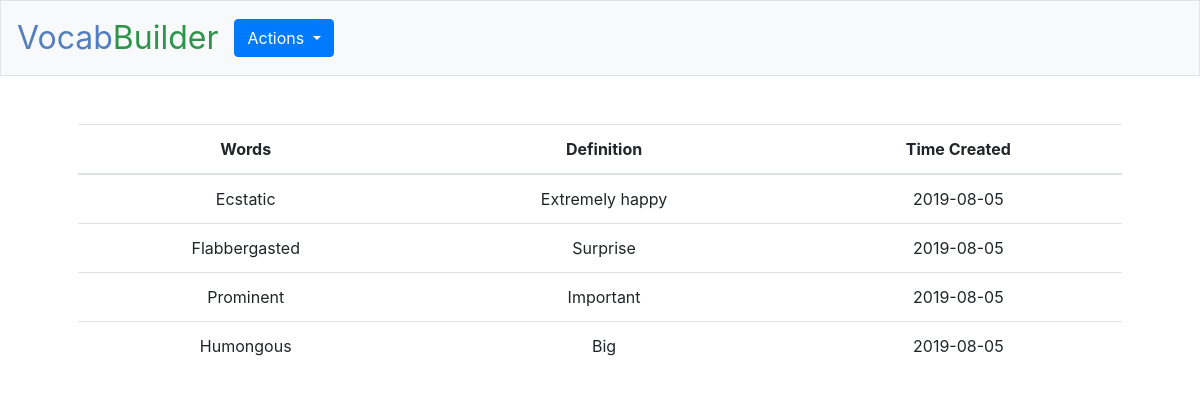
Screenshot of / (signed in) with the database file from the repository.
### tables this page shows
CREATE TABLE 'words' ('id' integer PRIMARY KEY AUTOINCREMENT NOT NULL, 'user_id' integer NOT NULL, 'word' varchar(25) NOT NULL, 'definition' text NOT NULL, 'time' date NOT NULL DEFAULT CURRENT_DATE);

### application.py (the view)
@app.route("/")
@login_required
def home():
    users = db.execute("SELECT points FROM users where user_id= :user_id", user_id = session["user_id"])
    allwords = db.execute("SELECT word, definition, time FROM words where user_id = :user_id GROUP BY id", user_id = session["user_id"])
    total = users[0]["points"]
    return render_template("home.html", allwords=allwords)

### application.py (called while the page is built)
@app.after_request
def after_request(response):
    response.headers["Cache-Control"] = "no-cache, no-store, must-revalidate"
    response.headers["Expires"] = 0
    response.headers["Pragma"] = "no-cache"
    return response

### extra.py (called while the page is built)
def login_required(f):
    @wraps(f)
    def decorated_function(*args, **kwargs):
        if session.get("user_id") is None:
            return redirect("/login")
        return f(*args, **kwargs)
    return decorated_function

### templates/home.html (shortened to what this page needs)
{% extends "layout.html" %}
{% block main %}
    <table class = "table">
        <thead>
            <tr>
                <th>Words</th>
                <th>Definition</th>
                <th>Time Created</th>
            </tr>
        </thead>
        <tfoot>
            {% for words in allwords %}
            <tr>
                <td>{{ words.word }}</td>
                <td>{{ words.definition }}</td>
                <td>{{ words.time }}</td>
            </tr>
            {% endfor %}
        </tfoot>
    </table>
{% endblock %}

### rows the page displays
words: word "Ecstatic", definition "Extremely happy", time "2019-08-05"
words: word "Flabbergasted", definition "Surprise", time "2019-08-05"
words: word "Prominent", definition "Important", time "2019-08-05"
words: word "Humongous", definition "Big", time "2019-08-05"
